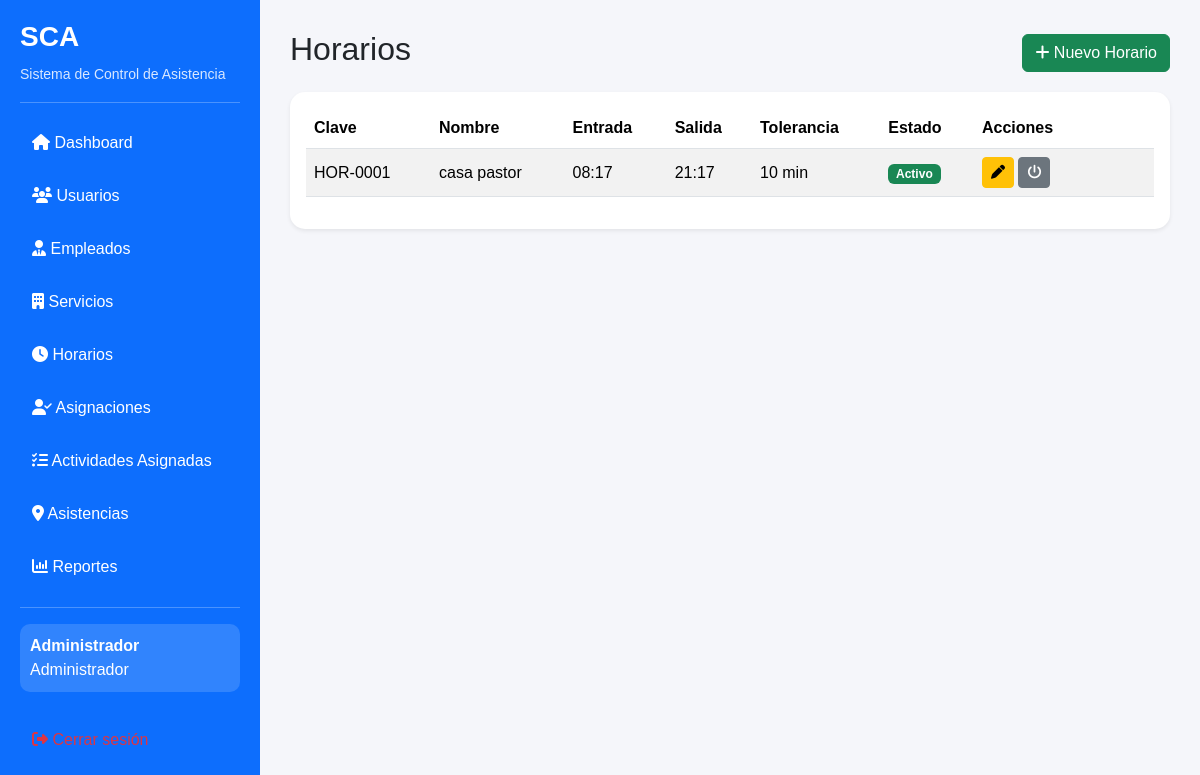
/horarios (signed in), run on an earlier commit of the app's database.
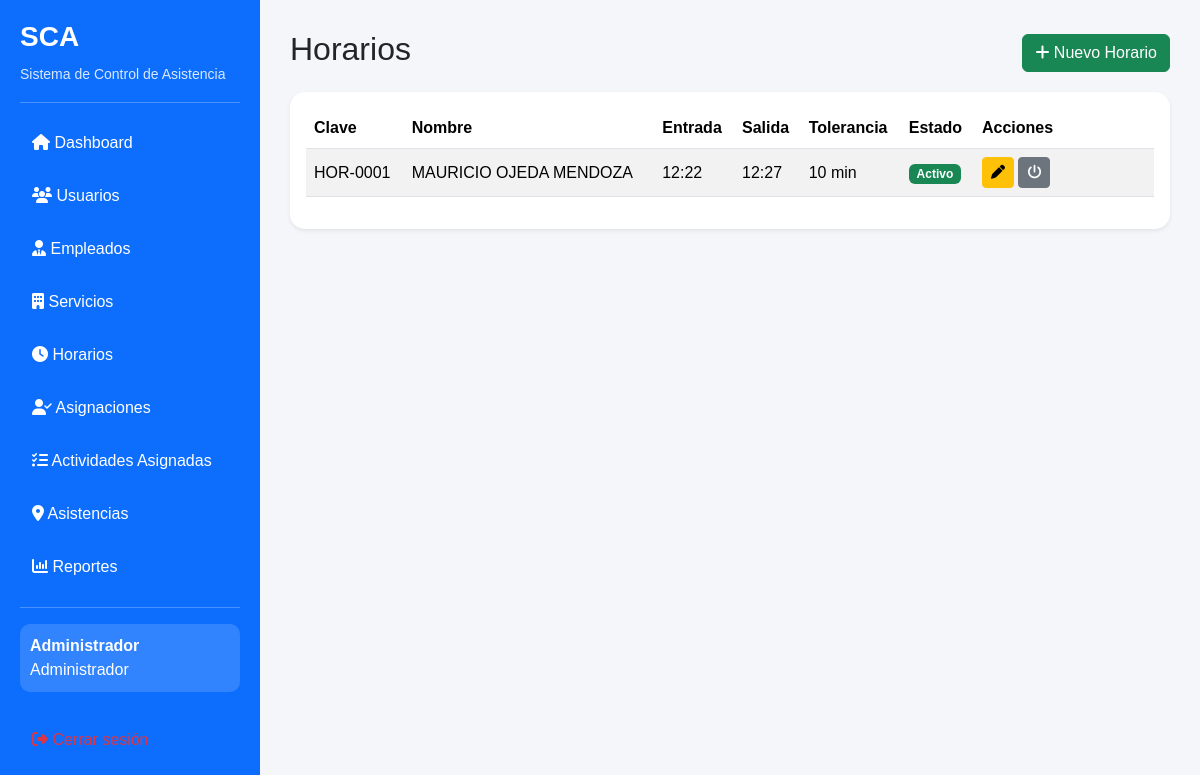
And on a later commit of the database.
### models.py (models this page shows, shortened)
class Horario(db.Model):
    __tablename__ = "horarios"
    id = db.Column(db.Integer, primary_key=True)
    clave = db.Column(
        db.String(20),
        unique=True,
        nullable=False
    )
    nombre = db.Column(
        db.String(80),
        nullable=False
    )
    hora_entrada = db.Column(
        db.Time,
        nullable=False
    )
    hora_salida = db.Column(
        db.Time,
        nullable=False
    )
    tolerancia = db.Column(
        db.Integer,
        default=10
    )
    observaciones = db.Column(
        db.Text
    )
    activo = db.Column(
        db.Boolean,
        default=True
    )
    asignaciones = db.relationship(
    "Asignacion",
    back_populates="horario",
    cascade="all, delete-orphan"
    )
    asistencias = db.relationship(
    "Asistencia",
    back_populates="horario"
    )
    empleados = db.relationship(
    "Empleado",
    back_populates="horario"
)

### routes/horarios.py (the view)
@horarios.route("/horarios")
@login_required
@admin_required
def lista_horarios():
    lista = Horario.query.order_by(Horario.nombre).all()
    return render_template(
        "horarios.html",
        horarios=lista
    )

### app.py (called while the page is built)
@login_manager.user_loader
def load_user(user_id):
    return db.session.get(Usuario, int(user_id))

### utils/permisos.py (called while the page is built)
def admin_required(func):
    @wraps(func)
    def wrapper(*args, **kwargs):
        if not current_user.is_authenticated:
            abort(401)
        if current_user.rol != "Administrador":
            abort(403)
        return func(*args, **kwargs)
    return wrapper

### templates/horarios.html (shortened to what this page needs)
{% extends "base.html" %}
{% block content %}
<div class="d-flex justify-content-between align-items-center mb-3">
    <h2>Horarios</h2>
    <button
        class="btn btn-success"
        onclick="nuevoHorario()">
        <i class="fa-solid fa-plus"></i>
        Nuevo Horario
    </button>
</div>
<div class="card shadow-sm">
    <div class="card-body">
        <table class="table table-striped table-hover align-middle">
            <thead>
                <tr>
                    <th>Clave</th>
                    <th>Nombre</th>
                    <th>Entrada</th>
                    <th>Salida</th>
                    <th>Tolerancia</th>
                    <th>Estado</th>
                    <th width="180">Acciones</th>
                </tr>
            </thead>
            <tbody>
                {% for horario in horarios %}
                <tr>
                    <td>{{ horario.clave }}</td>
                    <td>{{ horario.nombre }}</td>
                    <td>{{ horario.hora_entrada.strftime('%H:%M') }}</td>
                    <td>{{ horario.hora_salida.strftime('%H:%M') }}</td>
                    <td>{{ horario.tolerancia }} min</td>
                    <td>
                        {% if horario.activo %}
                            <span class="badge bg-success">
                                Activo
                            </span>
                        {% else %}
                            <span class="badge bg-danger">
                                Inactivo
                            </span>
                        {% endif %}
                    </td>
                    <td>
    <button
        class="btn btn-warning btn-sm"
        onclick="editarHorario(
        '{{ horario.id }}',
        '{{ horario.nombre|escape }}',
        '{{ horario.hora_entrada.strftime("%H:%M") }}',
        '{{ horario.hora_salida.strftime("%H:%M") }}',
        '{{ horario.tolerancia }}',
        '{{ horario.observaciones|default("", true)|escape }}'
    )">
        <i class="fa-solid fa-pen"></i>
        </button>
                    <a
    href="{{ url_for('horarios.cambiar_estado_horario', id=horario.id) }}"
    class="btn btn-secondary btn-sm">
    <i class="fa-solid fa-power-off"></i>
</a>
                    </td>
                </tr>
                {% endfor %}
            </tbody>
        </table>
    </div>
</div>
{% endblock %}

What changed in the data, as far as the page shows it:
changed Horario "HOR-0001": nombre "casa pastor" → "MAURICIO OJEDA MENDOZA"; hora_entrada "08:17" → "12:22"; hora_salida "21:17" → "12:27"
